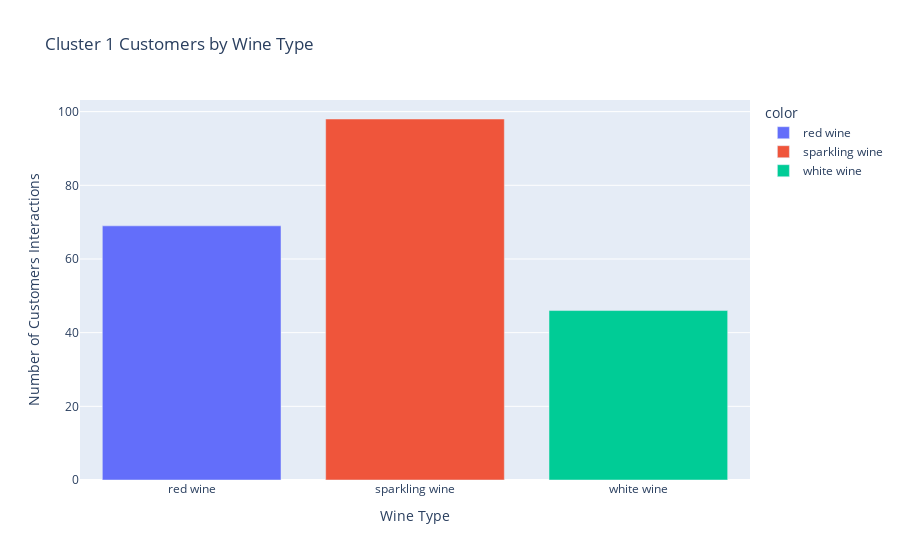

The cell this chart's notebook holds for it:
### Code cell
bar_1 = px.bar(
    x= cluster_1_totals.index,
    y= cluster_1_totals.values,
    color= cluster_1_totals.index,
    title="Cluster 1 Customers by Wine Type" 
)
bar_1.update_layout(
    xaxis_title = "Wine Type",
    yaxis_title = "Number of Customers Interactions"
)
bar_1.show()

### Figure 1 — Plotly figure (JSON) as saved in the notebook; plotly's stock layout.template omitted (floating-point values rounded to 4 significant figures)
{"data": [{"alignmentgroup": "True", "hovertemplate": "color=red wine<br>x=%{x}<br>y=%{y}<extra></extra>", "legendgroup": "red wine", "marker": {"color": "#636efa"}, "name": "red wine", "offsetgroup": "red wine", "orientation": "v", "showlegend": true, "textposition": "auto", "type": "bar", "x": ["red wine"], "xaxis": "x", "y": [69], "yaxis": "y"}, {"alignmentgroup": "True", "hovertemplate": "color=sparkling wine<br>x=%{x}<br>y=%{y}<extra></extra>", "legendgroup": "sparkling wine", "marker": {"color": "#EF553B"}, "name": "sparkling wine", "offsetgroup": "sparkling wine", "orientation": "v", "showlegend": true, "textposition": "auto", "type": "bar", "x": ["sparkling wine"], "xaxis": "x", "y": [98], "yaxis": "y"}, {"alignmentgroup": "True", "hovertemplate": "color=white wine<br>x=%{x}<br>y=%{y}<extra></extra>", "legendgroup": "white wine", "marker": {"color": "#00cc96"}, "name": "white wine", "offsetgroup": "white wine", "orientation": "v", "showlegend": true, "textposition": "auto", "type": "bar", "x": ["white wine"], "xaxis": "x", "y": [46], "yaxis": "y"}], "layout": {"barmode": "relative", "legend": {"title": {"text": "color"}, "tracegroupgap": 0}, "title": {"text": "Cluster 1 Customers by Wine Type"}, "xaxis": {"anchor": "y", "domain": [0, 1], "title": {"text": "Wine Type"}}, "yaxis": {"anchor": "x", "domain": [0, 1], "title": {"text": "Number of Customers Interactions"}}}}
